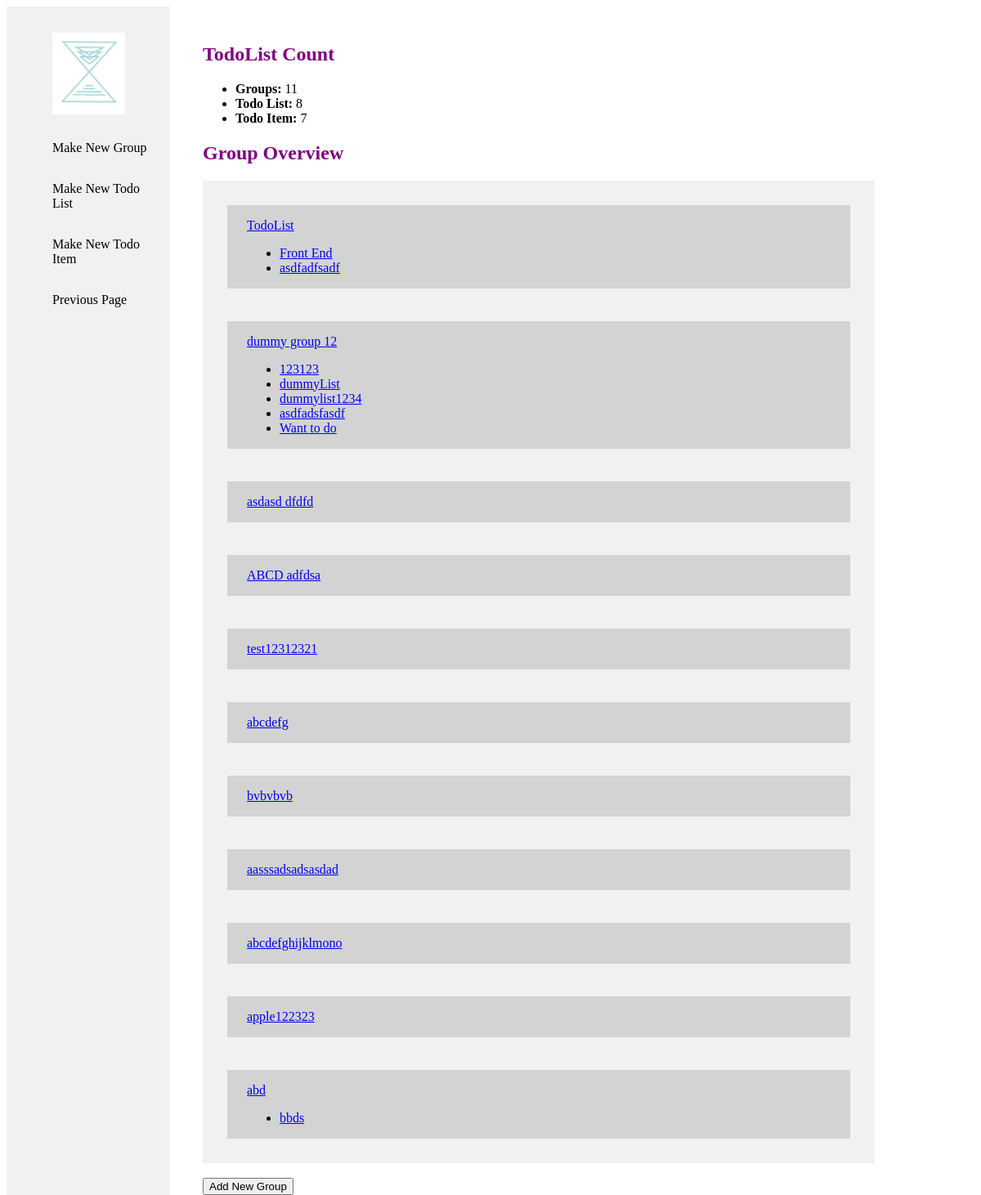
Before: / with the older database file.
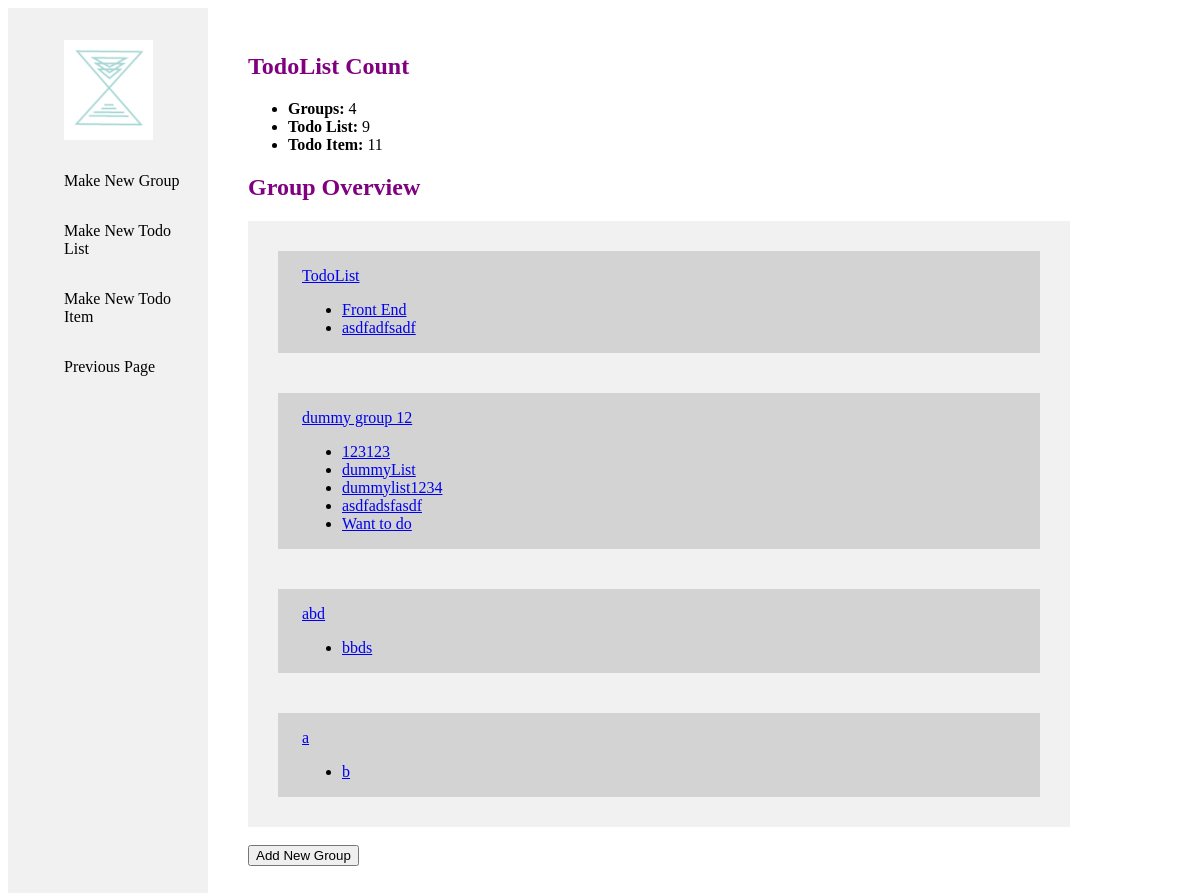
After: the same page with the newer database file.
### calendarApp/models.py (models this page shows, shortened)
class Group(models.Model):
    name = models.CharField(max_length=200)
    def __str__(self):
        return self.name

class TodoList(models.Model):
    group = models.ForeignKey(Group, on_delete=models.CASCADE)
    name = models.CharField(max_length=200)
    def getGroup(self):
        return str(self.group)

### calendarApp/views.py (the view)
# urls.py: path('', views.index, name='index'),
def index(request):
    num_Groups = Group.objects.all().count()
    num_TodoList = TodoList.objects.all().count()
    num_TodoItem = TodoItem.objects.all().count()
    groups = Group.objects.all()
    todoLists = TodoList.objects.all()
    todoItems = TodoItem.objects.all()
    context = {
        "num_Groups": num_Groups,
        "num_TodoList": num_TodoList,
        "num_TodoItem": num_TodoItem,
        "groups": groups,
        "todoLists": todoLists,
        "todoItems": todoItems,
    }
    return render(request, "index.html", context=context)

### calendarApp/templates/index.html
{% extends "base_generic.html" %}
{% block content %}
<div class="content">
  <div class="main">
    <h2>TodoList Count</h2>
    <ul>
      <li><strong>Groups:</strong> {{ num_Groups }}</li>
      <li><strong>Todo List:</strong> {{ num_TodoList }}</li>
      <li><strong>Todo Item:</strong> {{ num_TodoItem }}</li>
    </ul>
    <h2>Group Overview</h2>
    {% if groups %}
      <div class="indexOverview">
        {% for group in groups %}
          <div class="groups">
            <p><a href="/{{group.name}}">{{group.name}}</a></p>
            <ul class="todoList">
            {% for todoList in todoLists %}
              {% if todoList.getGroup == group.name %}
                <li><a href="/{{todoList.group}}/{{todoList.name}}">{{todoList.name}}</a></li>
              {% endif %}
            {% endfor %}
            </ul>
          </div>
        {% endfor %}
      </div>
      <br>
      <button onclick="location.href='/makeNewGroup'">Add New Group</button>
    {% endif %}
  </div>
</div>
{% endblock %}

### calendarApp/templates/base_generic.html (shortened to what this page needs)
{% load static %}
<link rel="stylesheet" type="text/css" href="{% static 'calendarApp/style.css' %}">
<!DOCTYPE html>
<html lang="en">
<head>
</head>
<body>
    {% block navigation %}
        <div class='sidebar'>
            <ul>
                <li>
                    <div class="logoPadding">
                    <a href="/"><img src="{% static 'calendarApp/calendarAppLogo.png' %}" alt="Logo for Calendar Application" style="height: 100px;"></a>
                    </div>
                </li>
                <li><a href="/makeNewGroup">Make New Group</a></li>
                <li><a href="/makeNewTodoList">Make New Todo List</a></li>
                <li><a href="/makeNewTodoItem">Make New Todo Item</a></li>
                <li><a href="javascript:history.go(-1)">Previous Page</a></li>
            </ul>
        </div>
    {% endblock %}
    {% block content %}{% endblock %}
</body>
</html>

### calendarApp/static/calendarApp/style.css (style rules this page uses)
h2 { color: purple; }
.sidebar ul { list-style: none; }
.sidebar { margin: 0; padding: 0; width: 200px; background-color: #f1f1f1; position: fixed; height: 100%; overflow: auto; }
.sidebar a { display: block; color: black; padding: 16px; text-decoration: none; }
div.main { width: 80%; max-width: 1920px; height: 100%; position: relative; padding-left: 1.5rem; padding-top: 1.5rem; }
div.content { margin-left: 200px; padding: 1px 16px; height: 1000px; }
.indexOverview, .groupOverview { background-color: #f1f1f1; padding: 30px; display: grid; grid-template-columns: repeat(auto-fit, minmax(25rem, 1fr)); grid-gap: 2.5rem; width: 100%; }
.groups, .todoLists { background-color: lightgray; padding-left: 1.5rem; }

Changed rows visible on the page:
removed Group: name "asdasd dfdfd"
removed Group: name "ABCD adfdsa"
removed Group: name "test12312321"
removed Group: name "abcdefg"
removed Group: name "bvbvbvb"
removed Group: name "aasssadsadsasdad"
removed Group: name "abcdefghijklmono"
removed Group: name "apple122323"
added Group: name "a"
added TodoList: name "b", shown under "a"
Other visible differences:
{{ num_Groups }}: "11" → "4"
{{ num_TodoList }}: "8" → "9"
{{ num_TodoItem }}: "7" → "11"
